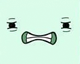

This is a level from a 2D game, rendered from its Tiled map with the project's own tilesets. A one-line summary and the complete map file follow:
An orthogonal 10x8 tile map with 8x8 px tiles, 1 tile layer (sprite).

<map version="1.0" tiledversion="1.1.5" orientation="orthogonal" renderorder="right-down" width="10" height="8" tilewidth="8" tileheight="8" infinite="0" nextobjectid="1">
 <tileset firstgid="1" source="sprite.tsx" />
 <layer name="sprite" width="10" height="8">
  <data encoding="csv">
251,252,253,254,255,256,257,258,259,260,
281,282,283,284,285,286,287,288,289,290,
311,312,313,314,315,316,317,318,319,320,
341,342,343,344,345,346,347,348,349,350,
371,372,373,374,375,376,377,378,379,380,
401,402,403,404,405,406,407,408,409,410,
431,432,433,434,435,436,437,438,439,440,
461,462,463,464,465,466,467,468,469,470
</data>
 </layer>
</map>
